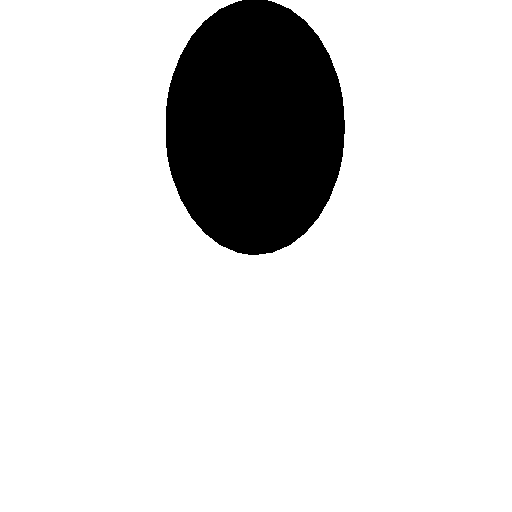
#> input picture tutorial/up_big.tif, 512 x 512 px
$ jupyter execute --allow-errors tutorial.ipynb   (shell and % lines are left out)
#> lines starting #> are read from the running program, lines starting #| are printed output that depends on the picture
# only run this if you need to install any of those packages
import sys
!conda install --yes --prefix {sys.prefix} tifffile
!conda install --yes --prefix {sys.prefix} numpy
!conda install --yes --prefix {sys.prefix} matplotlib
!conda install --yes --prefix {sys.prefix} scipy
!conda install --yes --prefix {sys.prefix} pymongo
!conda install --yes --prefix {sys.prefix} colorcet

## Import all necessary dependencies

[cell 1]
import sys
import numpy as np
np.set_printoptions(threshold=sys.maxsize)
from tifffile import imread
from PIL import Image,ImageOps, ImageEnhance, ImagePalette
from scipy.ndimage import rotate
import json
import colorcet as cc
import matplotlib.pyplot as plt
import matplotlib.colors as col

## Tutorial preparation: Create both examples
The first one is a simple 4x4 matrix flipped around.
The second one is a more complex example with 8 images

[cell 2]
# setting up the  images for the first example
a = np.zeros((4,4), np.int32)
a[:2] = 1
example1_images = []
example1_images.append(a)
b = a.copy()
b[:2] =2
example1_images.append(np.flip(b.transpose()))
c = a.copy()
c[:2] =3
example1_images.append(np.flip(c))
d = a.copy()
d[:2] =4
example1_images.append(d.transpose())

[cell 3]
display(example1_images)

[cell 4]
cd tutorial

[cell 5]
# setting up the images for second example
example2_images = []
example2_images.append(np.invert(imread("up_big.tif")))
example2_images[0][example2_images[0] > 0] = 130
example2_images.append(
    rotate(np.transpose(np.flip(example2_images[0]).copy()), angle=45, reshape=False, mode="constant", order=1, cval=0))
example2_images[1][example2_images[1] > 0] = 131
example2_images.append(np.transpose(np.flip(example2_images[0]).copy()))
example2_images[2][example2_images[2] > 0] = 132
example2_images.append(rotate(np.flip(example2_images[0]).copy(), angle=45, reshape=False, mode="constant", order=1, cval=0))
example2_images[3][example2_images[3] > 0] = 133
example2_images.append(np.flip(example2_images[0]).copy())
example2_images[4][example2_images[4] > 0] = 134
example2_images.append(
    rotate(np.transpose(example2_images[0]).copy(), angle=45, reshape=False, mode="constant", order=1, cval=0))
example2_images[5][example2_images[5] > 0] = 135
example2_images.append(np.transpose(example2_images[0]).copy())
example2_images[6][example2_images[6] > 0] = 136
example2_images.append(rotate(example2_images[0], angle=45, reshape=False, mode="constant", order=1, cval=0))
example2_images[7][example2_images[7] > 0] = 137

[cell 6]
plt.imshow(example2_images[2])
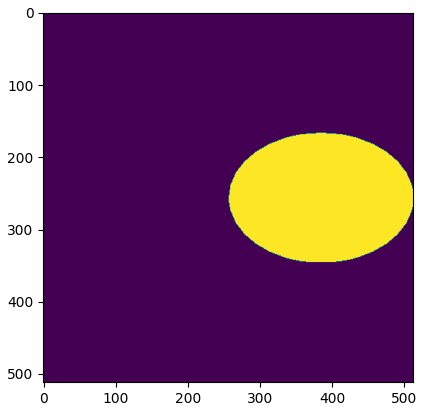
#> figure drawn by matplotlib, 1 panel
